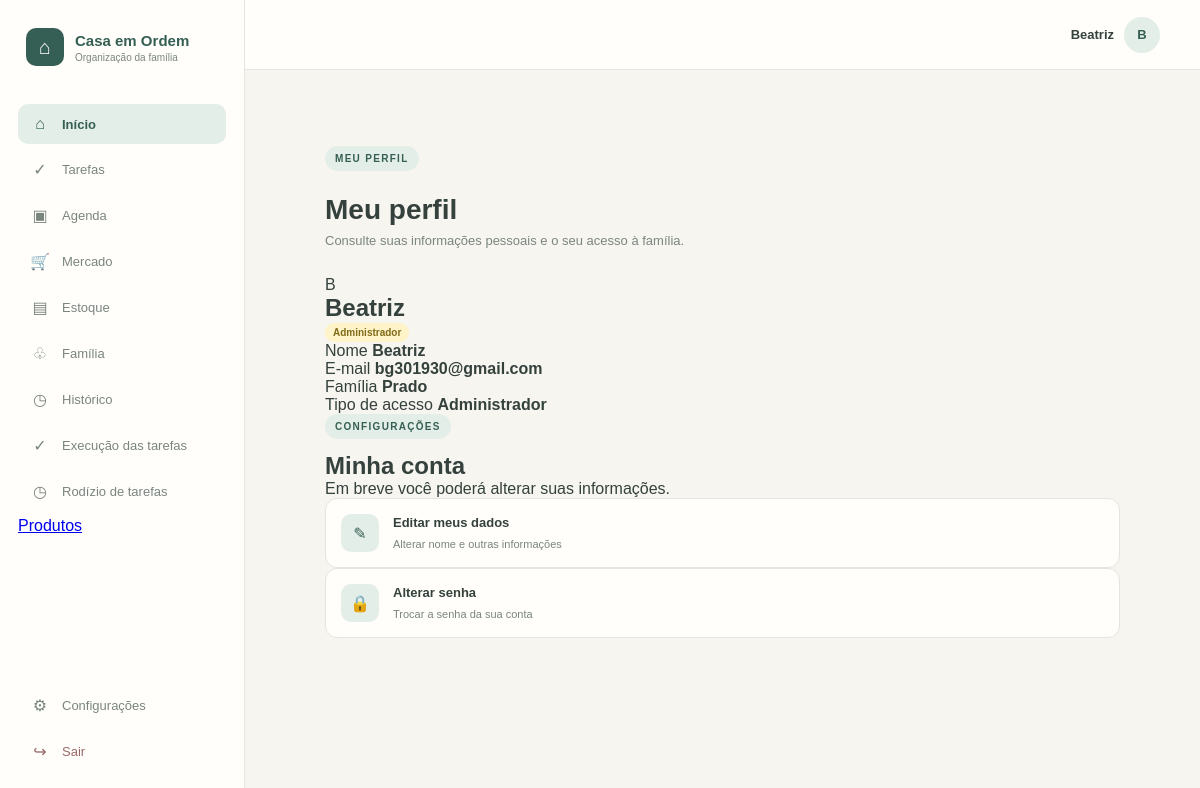
The page /perfil (signed in) on the database its author committed.
### tables this page shows
CREATE TABLE "USUARIO" (
	"id_usuario"	INTEGER NOT NULL,
	"id_familia"	INTEGER NOT NULL,
	"nome"	TEXT NOT NULL,
	"email"	NUMERIC NOT NULL,
	"senha"	TEXT NOT NULL,
	"foto"	INTEGER,
	"tipo_usuario"	TEXT NOT NULL,
	"ativo"	INTEGER NOT NULL,
	"data_cadastro"	NUMERIC NOT NULL,
	PRIMARY KEY("id_usuario" AUTOINCREMENT),
	FOREIGN KEY("id_familia") REFERENCES "FAMILIA"("id_familia")
);

CREATE TABLE "FAMILIA" (
	"id_familia"	INTEGER NOT NULL,
	"nome"	TEXT NOT NULL,
	"data_cadastro"	INTEGER NOT NULL,
	"codigo_familia"	TEXT NOT NULL UNIQUE,
	PRIMARY KEY("id_familia" AUTOINCREMENT)
);

### app.py (the view)
@app.route("/perfil")
def perfil():
    if "id_usuario" not in session:
        return redirect(url_for("login"))
    conexao = conectar_banco()
    try:
        usuario = conexao.execute(
            """
            SELECT *
            FROM USUARIO
            WHERE id_usuario = ?
              AND id_familia = ?
            """,
            (
                session["id_usuario"],
                session["id_familia"]
            )
        ).fetchone()
        familia = conexao.execute(
            """
            SELECT *
            FROM FAMILIA
            WHERE id_familia = ?
            """,
            (session["id_familia"],)
        ).fetchone()
    finally:
        conexao.close()
    if not usuario or not familia:
        session.clear()
        return redirect(url_for("login"))
    return render_template(
        "perfil.html",
        usuario=usuario,
        familia=familia
    )

### app.py (called while the page is built)
def conectar_banco():
    conexao = sqlite3.connect(
        DATABASE,
        timeout=10
    )
    conexao.row_factory = sqlite3.Row
    conexao.execute("PRAGMA busy_timeout = 10000")
    conexao.execute("PRAGMA foreign_keys = ON")
    return conexao

### templates/perfil.html (shortened to what this page needs)
{% extends "base.html" %}
{% block content %}
<div class="pagina">
    <div class="cabecalho-pagina">
        <span class="etiqueta">MEU PERFIL</span>
        <h1>Meu perfil</h1>
        <p>
            Consulte suas informações pessoais e o seu acesso à família.
        </p>
    </div>
    <div class="perfil-grid">
        <div class="card-perfil">
            <div class="perfil-topo">
                <div class="avatar-perfil">
                    {{ usuario["nome"][0]|upper }}
                </div>
                <div>
                    <h2>{{ usuario["nome"] }}</h2>
                    {% if usuario["tipo_usuario"] == "ADMINISTRADOR" %}
                        <span class="badge-admin">
                            Administrador
                        </span>
                    {% else %}
                        <span class="badge-membro">
                            Membro
                        </span>
                    {% endif %}
                </div>
            </div>
            <div class="informacoes-perfil">
                <div class="informacao-perfil">
                    <span>Nome</span>
                    <strong>{{ usuario["nome"] }}</strong>
                </div>
                <div class="informacao-perfil">
                    <span>E-mail</span>
                    <strong>{{ usuario["email"] }}</strong>
                </div>
                <div class="informacao-perfil">
                    <span>Família</span>
                    <strong>{{ familia["nome"] }}</strong>
                </div>
                <div class="informacao-perfil">
                    <span>Tipo de acesso</span>
                    <strong>
                        {% if usuario["tipo_usuario"] == "ADMINISTRADOR" %}
                            Administrador
                        {% else %}
                            Membro
                        {% endif %}
                    </strong>
                </div>
            </div>
        </div>
        <div class="card-acoes-perfil">
            <div class="cabecalho-card-perfil">
                <span class="etiqueta">CONFIGURAÇÕES</span>
                <h2>Minha conta</h2>
                <p>
                    Em breve você poderá alterar suas informações.
                </p>
            </div>
            <div class="acoes-perfil">
                <a href="{{ url_for('editar_perfil') }}" class="acao-perfil">
                    <span class="icone-acao">✎</span>
                    <div>
                        <strong>Editar meus dados</strong>
                        <small>
                            Alterar nome e outras informações
                        </small>
                    </div>
                </a>
                <a href="{{ url_for('alterar_senha') }}" class="acao-perfil">
                    <span class="icone-acao">🔒</span>
                    <div>
                        <strong>Alterar senha</strong>
                        <small>
                            Trocar a senha da sua conta
                        </small>
                    </div>
                </a>
            </div>
        </div>
    </div>
</div>
{% endblock %}

### templates/base.html (shortened to what this page needs)
<!DOCTYPE html>
<html lang="pt-BR">
<head>
    <link rel="stylesheet" href="{{ url_for('static', filename='css/style.css') }}">
</head>
<body>
    <div class="layout">
        <aside class="menu-lateral">
            <div class="menu-logo">
                <div class="logo-icone">⌂</div>
                <div>
                    <strong>Casa em Ordem</strong>
                    <span>Organização da família</span>
                </div>
            </div>
            <nav class="menu-navegacao">
                <a href="{{ url_for('dashboard') }}" class="menu-item ativo">
                    <span>⌂</span>
                    <span>Início</span>
                </a>
                <a href="{{ url_for('tarefas') }}" class="menu-item">
                    <span>✓</span>
                    <span>Tarefas</span>
                </a>
                <a href="#" class="menu-item">
                    <span>▣</span>
                    <span>Agenda</span>
                </a>
                <a href="{{ url_for('mercado') }}" class="menu-item">
                    <span>🛒</span>
                    <span>Mercado</span>
                </a>
                <a href="{{ url_for('estoque') }}" class="menu-item">
                    <span>▤</span>
                    <span>Estoque</span>
                </a>
                <a href="{{ url_for('familia') }}" class="menu-item">
                    <span>♧</span>
                    <span>Família</span>
                </a>
                <a href="#" class="menu-item">
                    <span>◷</span>
                    <span>Histórico</span>
                </a>
                <a href="{{ url_for('execucao_tarefas') }}" class="menu-item">
                    <span>✓</span>
                    <span>Execução das tarefas</span>
                </a>
                <a href="{{ url_for('visualizar_rodizio') }}" class="menu-item">
                    <span>◷</span>
                    <span>Rodízio de tarefas</span>
                </a>
                <a href="{{ url_for('produtos') }}">
                    Produtos
                </a>
            </nav>
            <div class="menu-final">
                <a href="#" class="menu-item">
                    <span>⚙</span>
                    <span>Configurações</span>
                </a>
                <a href="{{ url_for('logout') }}" class="menu-item sair">
                    <span>↪</span>
                    <span>Sair</span>
                </a>
            </div>
        </aside>
        <main class="conteudo">
            <header class="cabecalho">
                {% if session.get("nome_usuario") %}
                    <a href="{{ url_for('perfil') }}" class="cabecalho-usuario">
                        <span>{{ session["nome_usuario"] }}</span>
                        <div class="avatar">
                            {{ session["nome_usuario"][0]|upper }}
                        </div>
                    </a>
                {% endif %}
            </header>
            <section class="pagina">
                {% block content %}
                {% endblock %}
            </section>
        </main>
    </div>
</body>
</html>

### static/css/style.css (style rules this page uses)
* { margin: 0; padding: 0; box-sizing: border-box; }
:root { --fundo: #f7f5ef; --branco: #fffefa; --verde: #355f54; --verde-claro: #e4eee8; --verde-medio: #cddfd7; --amarelo: #f2cf5b; --texto: #34413d; --texto-suave: #7b8580; --borda: #e3e5df; }
body { font-family: Arial, Helvetica, sans-serif; background-color: var(--fundo); color: var(--texto); }
.logo-icone { width: 38px; height: 38px; display: flex; align-items: center; justify-content: center; background-color: var(--verde); color: white; border-radius: 10px; font-size: 20px; }
.etiqueta { display: inline-block; font-size: 10px; font-weight: 700; letter-spacing: 1.3px; color: var(--verde); background-color: var(--verde-claro); padding: 7px 10px; border-radius: 20px; margin-bottom: 13px; }
.layout { min-height: 100vh; display: flex; }
.menu-lateral { width: 245px; min-height: 100vh; background-color: var(--branco); border-right: 1px solid var(--borda); padding: 28px 18px; display: flex; flex-direction: column; flex-shrink: 0; }
.menu-logo { display: flex; align-items: center; gap: 11px; padding: 0 8px; margin-bottom: 38px; }
.menu-logo strong { display: block; font-size: 15px; color: var(--verde); }
.menu-logo span { display: block; font-size: 10px; color: var(--texto-suave); margin-top: 3px; }
.menu-navegacao { display: flex; flex-direction: column; gap: 5px; }
.menu-item { display: flex; align-items: center; gap: 12px; padding: 11px 12px; border-radius: 10px; text-decoration: none; color: var(--texto-suave); font-size: 13px; transition: 0.2s; }
.menu-item span:first-child { width: 20px; text-align: center; font-size: 16px; }
.menu-item.ativo { background-color: var(--verde-claro); color: var(--verde); font-weight: 700; }
.menu-final { margin-top: auto; display: flex; flex-direction: column; gap: 5px; }
.menu-item.sair { color: #9b6868; }
.conteudo { flex: 1; min-width: 0; background-color: var(--fundo); }
.cabecalho { height: 70px; display: flex; align-items: center; justify-content: flex-end; padding: 0 40px; background-color: var(--branco); border-bottom: 1px solid var(--borda); }
.cabecalho-usuario { display: flex; align-items: center; gap: 10px; font-size: 13px; font-weight: 700; }
.avatar { width: 36px; height: 36px; display: flex; align-items: center; justify-content: center; background-color: var(--verde-claro); color: var(--verde); border-radius: 50%; font-size: 13px; }
.pagina { width: 100%; max-width: 1250px; margin: 0 auto; padding: 38px 40px 60px; }
.cabecalho-pagina { margin-bottom: 28px; }
.cabecalho-pagina h1 { font-size: 28px; color: var(--texto); margin: 10px 0 7px; }
.cabecalho-pagina p { color: var(--texto-suave); font-size: 13px; }
.badge-admin, .badge-membro { display: inline-block; padding: 4px 8px; border-radius: 20px; font-size: 10px; font-weight: 700; }
.badge-admin { background: #fff3c9; color: #806b18; }
.cabecalho-usuario { display: flex; align-items: center; gap: 10px; color: var(--texto); text-decoration: none; font-size: 13px; font-weight: 700; cursor: pointer; }
.cabecalho-usuario .avatar { transition: 0.2s; }
.acao-perfil { width: 100%; display: flex; align-items: center; gap: 14px; padding: 15px; border: 1px solid var(--borda); border-radius: 12px; background: var(--branco); color: var(--texto); text-decoration: none; text-align: left; cursor: pointer; transition: 0.2s; }
.acao-perfil .icone-acao { width: 38px; height: 38px; display: flex; align-items: center; justify-content: center; flex-shrink: 0; background: var(--verde-claro); color: var(--verde); border-radius: 10px; }
.acao-perfil strong { display: block; font-size: 13px; margin-bottom: 4px; }
.acao-perfil small { color: var(--texto-suave); font-size: 11px; }

### rows shown on the page
USUARIO: nome_usuario "Beatriz", nome "B", nome "Beatriz", email "bg301930@gmail.com"
FAMILIA: nome "Prado"

### other values the page prints
{{ session["nome_usuario"][0]|upper }} "B"
